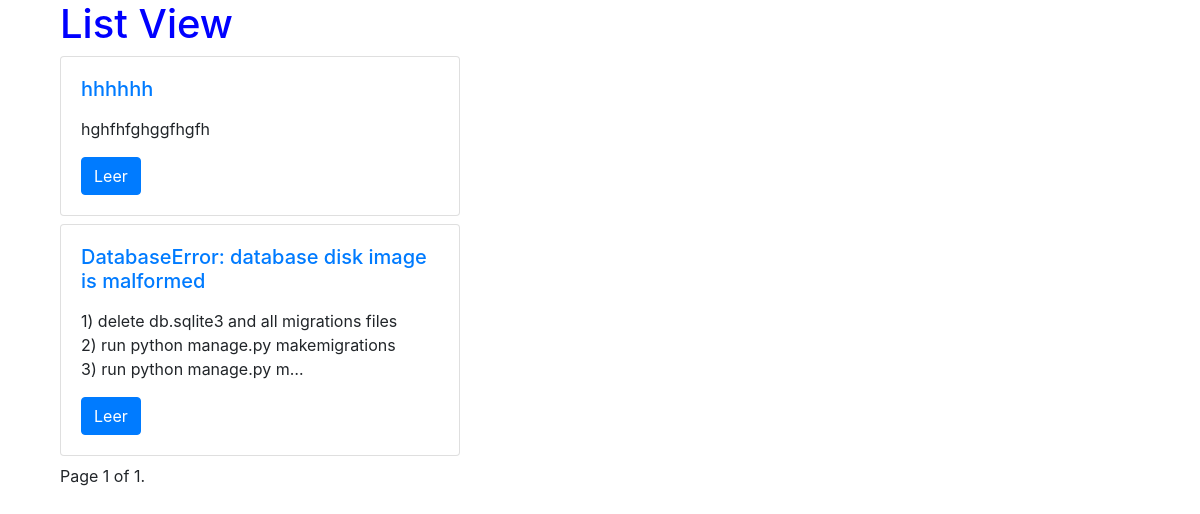
The page /posts/ on the database as committed earlier.
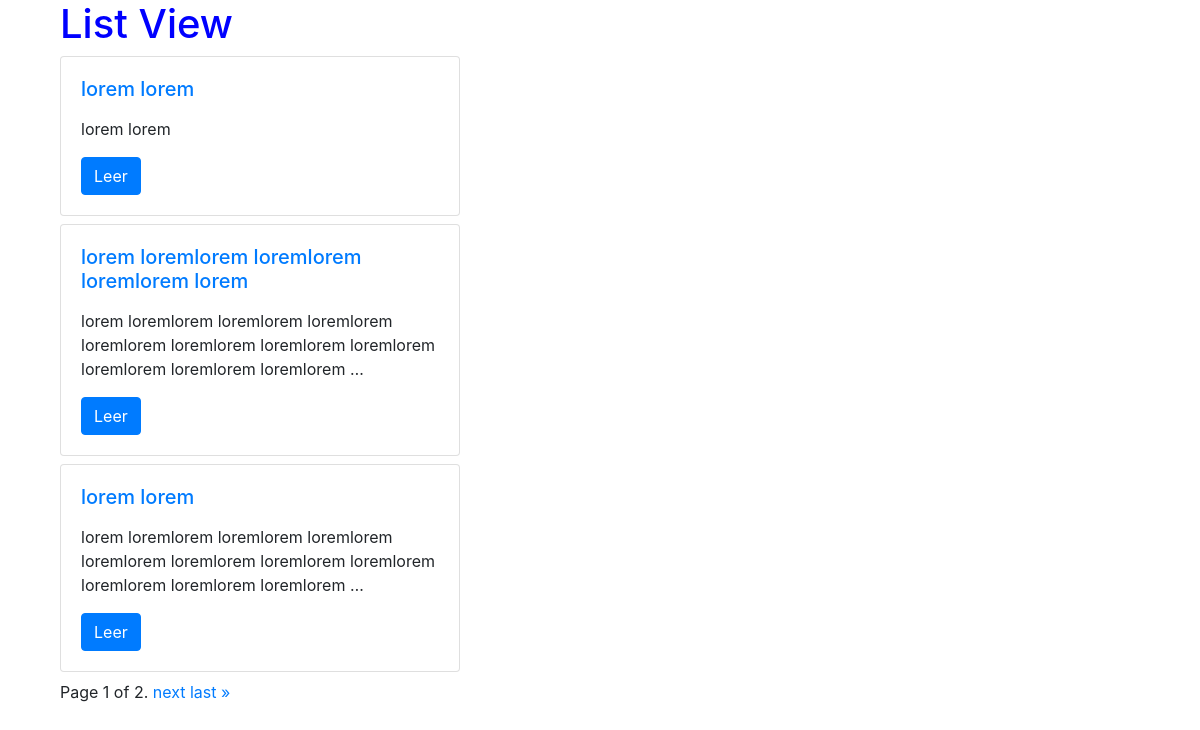
The same page on the database as committed later.
### blog_app/models.py (models this page shows, shortened)
class Post(models.Model):
    user = models.ForeignKey(settings.AUTH_USER_MODEL, default=1, on_delete=models.CASCADE)
    title = models.CharField(blank=True, max_length=120, null=True)
    slug = models.SlugField(unique=True)
    img = models.ImageField(upload_to=upload_location,
                            blank=True,
                            null=True,
                            height_field="height_field",
                            width_field="width_field")
    height_field = models.IntegerField(default=0)
    width_field = models.IntegerField(default=0)
    content = models.TextField(null=True)
    update = models.DateTimeField(auto_now_add=True)
    timestamp = models.DateTimeField(auto_now_add=True)
    class Meta:
        verbose_name = 'Post'
        verbose_name_plural = 'Posts'
        ordering = ["-id", "-timestamp", "-update"]
    def get_absolute_url(self):
        return reverse('blog_app:detail', kwargs={'id': self.id})

### blog_app/views.py (the view)
# urls.py: path('', post_list, name='index'),
def post_list(request):
    queryset_list = Post.objects.all() #.order_by("-timestamp")
    paginator = Paginator(queryset_list, 3)
    page = request.GET.get('page')
    try:
        queryset = paginator.page(page)
    except PageNotAnInteger:
        queryset = paginator.page(1)
    except EmptyPage:
        queryset = paginator.page(paginator.num_pages)
    context_data = {
        "obj_list": queryset,
        "title": "List View",
    }
    return render(request, 'post_list.html', context_data)

### templates/post_list.html (shortened to what this page needs)
{% extends "_base.html" %}
{% block content %}
<div class="col-sm-8 col-sm-offset-3">
  <h1 class="">{{ title }}</h1>
    {% for obj in obj_list  %}
    <div class="row">
      <div class="col-sm-12">
        <div class="card mb-2" style="width: 25rem;">
          <div class="card-body">
            <h5 class="card-title"><a href="{{ obj.get_absolute_url }}" class="">{{ obj.title }}</a></h5>
            <p class="card-text">{{ obj.content|linebreaks|truncatechars:120 }}</p>
            <a href="#" class="btn btn-primary">Leer</a>
          </div>
        </div>
      </div>
    </div>
  {% endfor %}
  <div class="pagination">
    <span class="step-links">
        <span class="current">
            Page {{ obj_list.number }} of {{ obj_list.paginator.num_pages }}.
        </span>
        {% if obj_list.has_next %}
            <a href="?page={{ obj_list.next_page_number }}">next</a>
            <a href="?page={{ obj_list.paginator.num_pages }}">last &raquo;</a>
        {% endif %}
    </span>
  </div>
</div>
{% endblock content %}

### templates/_base.html (shortened to what this page needs)
{% load static %}
<!DOCTYPE html>
<html lang="en" dir="ltr">
  <head>
    <link rel="stylesheet" href="https://stackpath.bootstrapcdn.com/bootstrap/4.5.0/css/bootstrap.min.css">
    <link rel="stylesheet" href="{% static 'css/base.css' %}" class="">
  </head>
  <body>
    <div class="container">
      {% block content %}
      {% endblock content %}
    </div>
  </body>
</html>

### static/css/base.css (style rules this page uses)
h1 { color: blue; }

Rows that differ between the two databases and show on the page:
no longer on this page (row unchanged): Post: title "hhhhhh", content "hghfhfghggfhgfh"
no longer on this page (row unchanged): Post: title "DatabaseError: database disk image is malformed", content "1) delete db.sqlite3 and all migrations files 2) run python manage.py makemigrations 3) run python manage.py m…"
added Post: title "lorem lorem", content "lorem lorem"
added Post: title "lorem loremlorem loremlorem loremlorem lorem", content "lorem loremlorem loremlorem loremlorem loremlorem loremlorem loremlorem loremlorem loremlorem loremlorem loremlorem …"
added Post: title "lorem lorem", content "lorem loremlorem loremlorem loremlorem loremlorem loremlorem loremlorem loremlorem loremlorem loremlorem loremlorem …"
Other text that changed with them:
{{ obj_list.paginator.num_pages }}: "1" → "2"
text now shown: "next last »"
